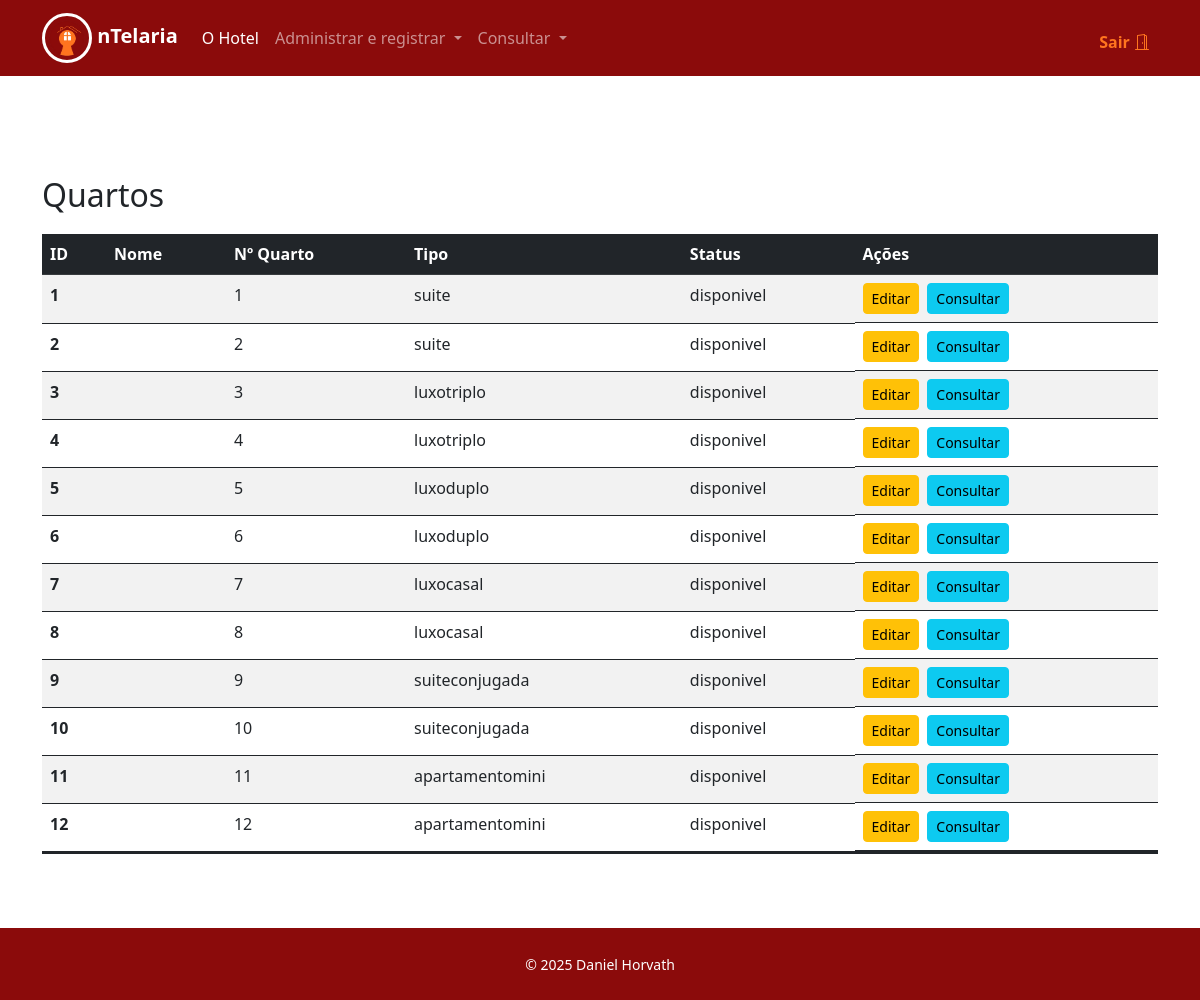
Screenshot of /funcionarios/consultarquartos.php (signed in) with the database file from the repository.
### tables this page shows
CREATE TABLE quartos (
	id INT PRIMARY KEY AUTO_INCREMENT,
    hospede_id INT NOT NULL,
    numero VARCHAR(10) NOT NULL UNIQUE,
    tipo VARCHAR(50) NOT NULL,
    capacidade INT NOT NULL,
    preco_diaria DECIMAL(10, 2) NOT NULL,
    descricao TEXT,
    FOREIGN KEY (hospede_id) REFERENCES hospedes(id) ON DELETE CASCADE,
    status ENUM('disponivel', 'indisponivel', 'manutencao') DEFAULT 'disponivel'
);

### funcionarios/consultarquartos.php (the view, shortened to what this page needs)
<?php
    require("cabecalho.php");
    require("../db/conexao.php");
    try{
        $stmt = $pdo->query("SELECT * FROM quartos");
        $dados = $stmt->fetchAll();
    } catch(\Exception $e){
        echo "Erro: ".$e->getMessage();
    }
?>
<div class="container" style="margin-top: 100px">
    <h2>Quartos</h2>
    <table class="table table-hover table-striped">
        <thead class="table-dark">
            <tr>
                <th scope="col">ID</th>
                <th scope="col">Nome</th>
                <th scope="col">Nº Quarto</th>
                <th scope="col">Tipo</th>
                <th scope="col">Status</th>
                <th scope="col">Ações</th>
            </tr>
        </thead>
        <tbody>
            <?php
                foreach($dados as $d):
            ?>
            <tr>
                <?php
                try{
                    $sql = "SELECT nome FROM hospedes WHERE id = :hospede_id";
                    $stmt = $pdo->prepare($sql);
                    $stmt->bindParam(':hospede_id', $d['hospede_id']);
                        $stmt->execute();
                    $retorno = $stmt->fetch(PDO::FETCH_ASSOC);
                    if($retorno){
                        $nome = $retorno['nome'];
                    }else{
                        $nome = '';
                    }
                }
                catch(Exception $e){
                    echo "Erro ao consultar quartos: ".$e->getMessage();
                }
                ?>
                <td><strong><?= $d['id'] ?></strong></td>
                <td><?= $nome ?></td>
                <td><?= $d['numero'] ?></td>
                <td><?= $d['tipo'] ?></td>
                <td><?= $d['status'] ?></td>
                <td class="d-flex gap-2">
                    <a href="editarquartos.php?id=<?= $d['id'] ?>" class="btn btn-sm btn-warning">Editar</a>
                    <a href="consultarquartos_detalhes.php?id=<?= $d['id'] ?>" class="btn btn-sm btn-info">Consultar</a>
                </td>
            </tr>
            <?php
                endforeach;
            ?>
        </tbody>
    </table>
</div>
<?php
require("rodape.php");
?>

### funcionarios/cabecalho.php (shortened to what this page needs)
<!doctype html>
<html lang="pt-BR">
<head>
<link href="https://cdn.jsdelivr.net/npm/bootstrap@5.3.0/dist/css/bootstrap.min.css" rel="stylesheet">
<link rel="stylesheet" href="https://cdn.jsdelivr.net/npm/bootstrap-icons@1.5.0/font/bootstrap-icons.css">
<link rel="stylesheet" href="https://cdn.jsdelivr.net/npm/bootstrap-icons@1.13.1/font/bootstrap-icons.min.css">
<link href="..\forms_style.css" rel="stylesheet">
</head>
<body>
<nav class="navbar navbar-expand-lg navbar-dark navbar">
  <div class="container">
    <a class="navbar-brand" href="#">
      <span>
        <img src="..\images\ico-transparent.png" style="width: 50px; height: 50px; border: solid 3px white; border-radius: 30px;">
        <strong>nTelaria</strong>
      </span>
    </a>
    <div class="collapse navbar-collapse" id="navbarSupportedContent">
      <ul class="navbar-nav me-auto mb-2 mb-lg-0">
      <li class="nav-item">
          <a class="nav-link active no-print" aria-current="page" href="index.php">O Hotel</a>
      </li>
      <li class="nav-item dropdown no-print">
        <a class="nav-link dropdown-toggle" href="#" id="dropdown1" role="button" data-bs-toggle="dropdown" aria-expanded="false">
          Administrar e registrar
        </a>
      </li>
      <li class="nav-item dropdown no-print">
        <a class="nav-link dropdown-toggle" href="#" id="dropdown1" role="button" data-bs-toggle="dropdown" aria-expanded="false">
          Consultar
        </a>
      </li>
      </ul>
      <ul class="nav navbar-nav navbar-right" style="color: white;">
        <li><p style="padding-right: 15px; margin-top: 15px; border-right: 3px solid white;"><strong><?= $_SESSION['nome'] ?></strong></p></li>
        <li><a href="..\logout.php" class="nav-link active no-print" style="color: #ff751f; padding-top: 15px;"><strong>Sair</strong> <i class="bi bi-door-open"></i></a></li>
      </ul>
    </div>
  </div>
</nav>

### funcionarios/rodape.php (shortened to what this page needs)
<br>
<footer id="sticky-footer" class="flex py-4 rodape">
    <div class="container text-center">
      <small>© 2025 Daniel Horvath</small>
    </div>
</footer>
  </body>
</html>

### forms_style.css (style rules this page uses)
.navbar { background-color: #8b0b0b; }
.table { margin-top: 20px; margin-bottom: 50px; border-bottom: 3px solid #212529; }
.rodape { background-color: #8b0b0b; color: white; text-align: center; justify-content: center; width: 100%; }

### rows the page displays
quartos: id "1", numero "1", tipo "suite", status "disponivel"
quartos: id "2", numero "2", tipo "suite", status "disponivel"
quartos: id "3", numero "3", tipo "luxotriplo", status "disponivel"
quartos: id "4", numero "4", tipo "luxotriplo", status "disponivel"
quartos: id "5", numero "5", tipo "luxoduplo", status "disponivel"
quartos: id "6", numero "6", tipo "luxoduplo", status "disponivel"
quartos: id "7", numero "7", tipo "luxocasal", status "disponivel"
quartos: id "8", numero "8", tipo "luxocasal", status "disponivel"
quartos: id "9", numero "9", tipo "suiteconjugada", status "disponivel"
quartos: id "10", numero "10", tipo "suiteconjugada", status "disponivel"
quartos: id "11", numero "11", tipo "apartamentomini", status "disponivel"
quartos: id "12", numero "12", tipo "apartamentomini", status "disponivel"
